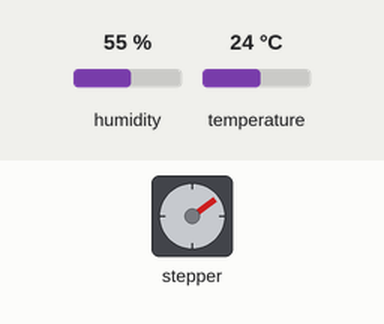
This sketch was run on a simulated Arduino Uno, built with avr-gcc and run on an emulated ATmega328P. Parts: stepper motor. The test bench sets the inputs (shaded band); at power-on: humidity 55 %, temperature 24 °C. Stepper angles assume 2048 steps per turn; what the sketch prints to the serial monitor is not drawn.

Above: at 2.2 s.
2.3 s: humidity set to 88 %
At 3.6 s:
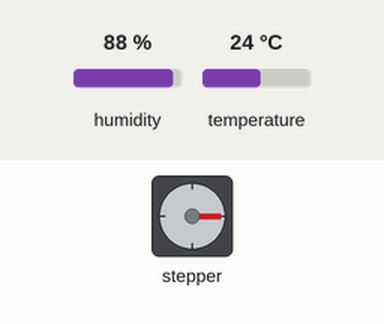
9.9 s: humidity set to 22 %
At 16.3 s:
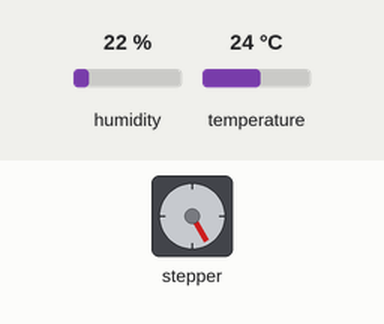
Timing chart, 0 to 28.7 s (numbered marks = the images above; inputs shaded):
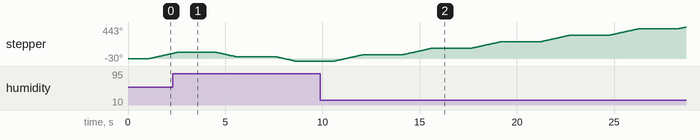

The sketch:

buoc-nhiet-do-do-am.ino
```cpp
#include <Stepper.h>
#include "DHT.h"

int dhtPin = 4;
#define DHTType DHT11
DHT ht(dhtPin, DHTType);

#define BUOC 2048
Stepper stp(BUOC, 8, 10, 9, 11);

float hum;
float tc;
float tf;

void setup() {
  Serial.begin(9600);
  stp.setSpeed(10);
  ht.begin();
  delay(1000);
}

void loop() {
  hum = ht.readHumidity();
  tc = ht.readTemperature();
  tf = ht.readTemperature(true);

  if (hum > 75) {
    Serial.println("Ẩm thấp → Quay ngược 60 độ");
    stp.step((-60.0 / 360.0) * BUOC);
  } else {
    Serial.println("Ẩm cao → Quay 90 độ");
    stp.step((90.0 / 360.0) * BUOC);
  }

  Serial.print("Độ ẩm: ");
  Serial.print(hum, 1);
  Serial.print("\t");
  Serial.print(tc, 1);
  Serial.print(" °C ");
  Serial.print(tf, 1);
  Serial.println(" °F");

  delay(2000);
}

/*
Cách lắp:
- Cảm biến DHT11:
    + VCC -> 5V
    + GND -> GND
    + DATA -> D4
- ULN2003:
    + IN1 -> D8
    + IN2 -> D9
    + IN3 -> D10
    + IN4 -> D11
*/
```
